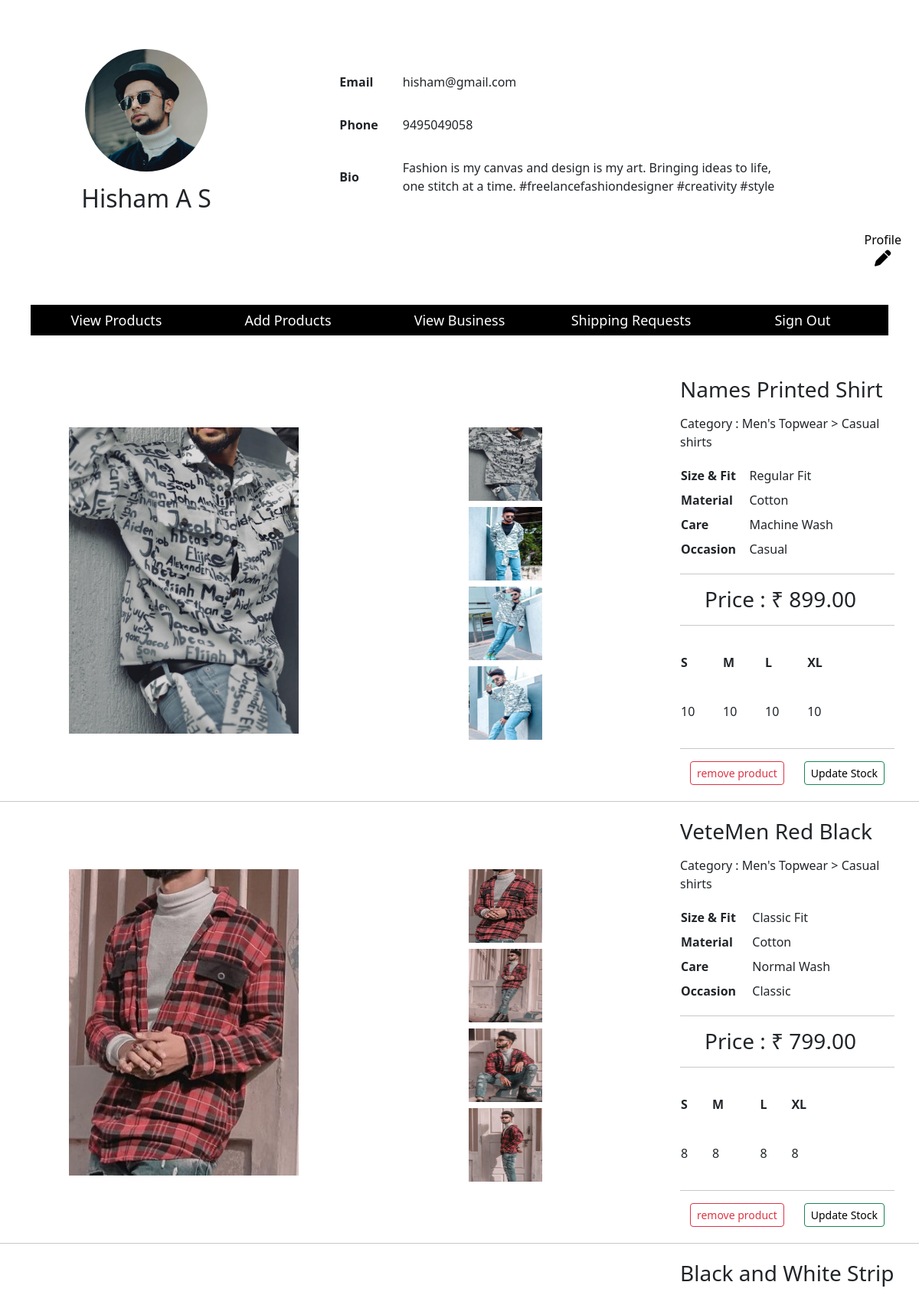
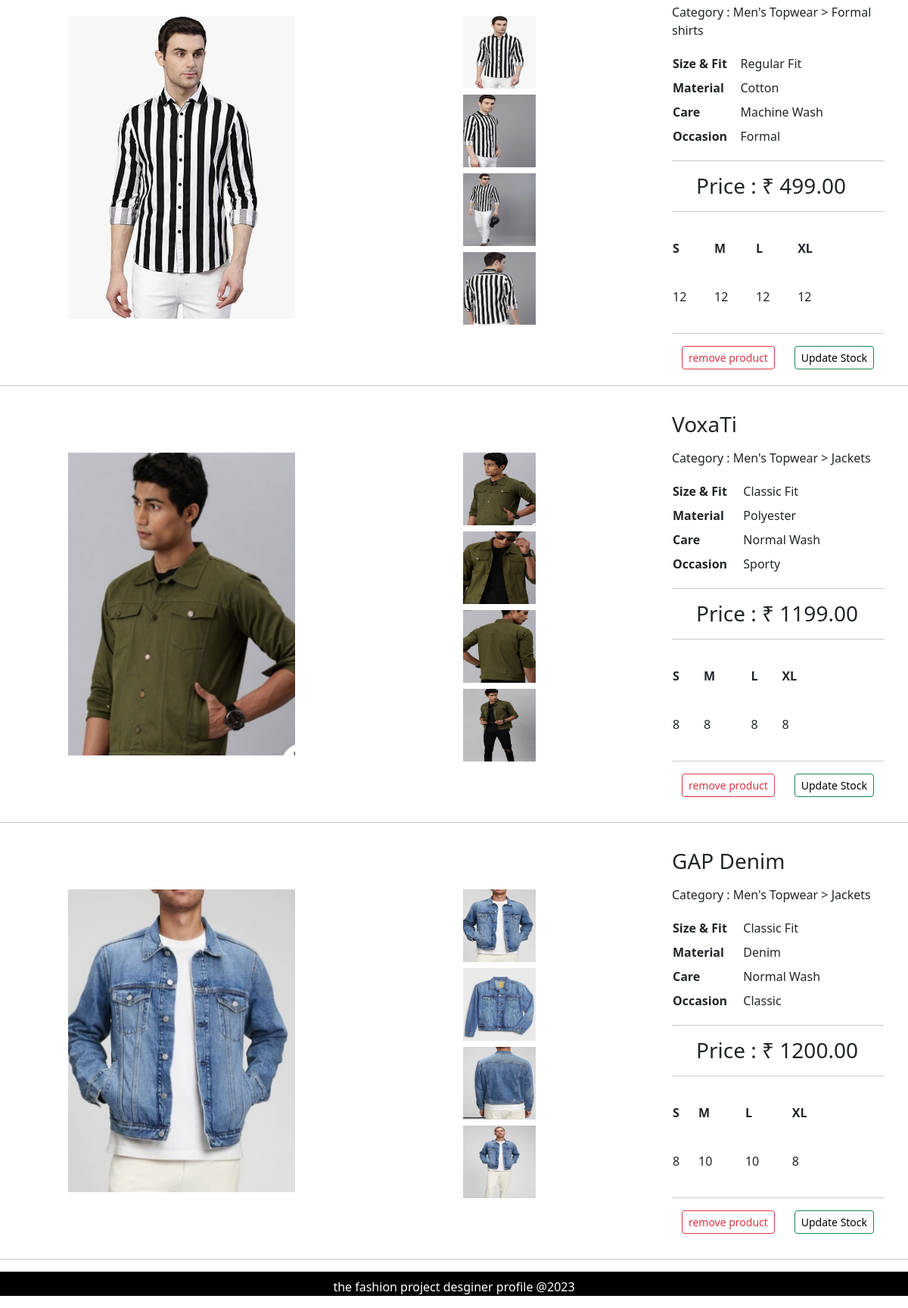
The page /designer (signed in) on the database as committed earlier (2 pictures, top to bottom).
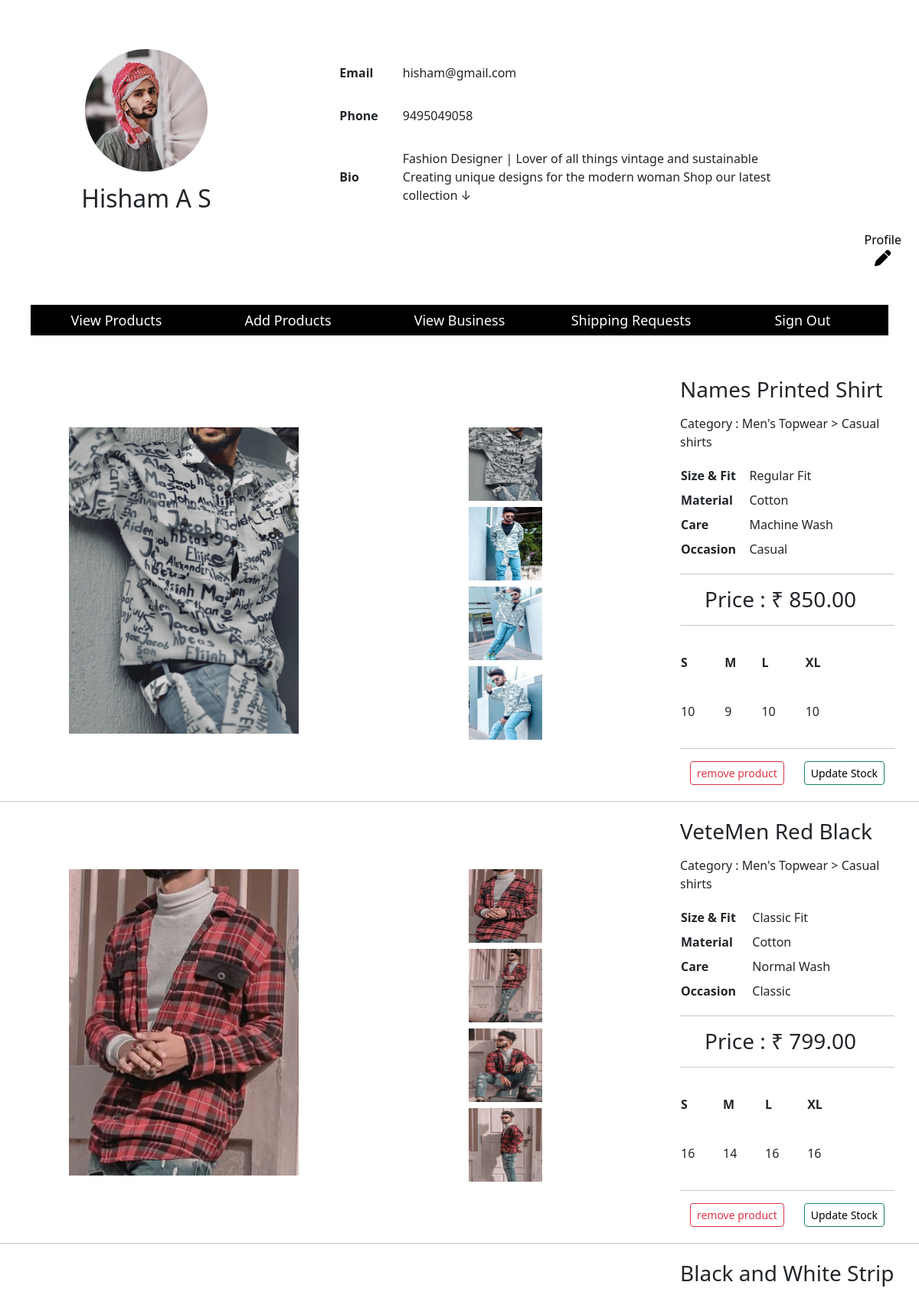
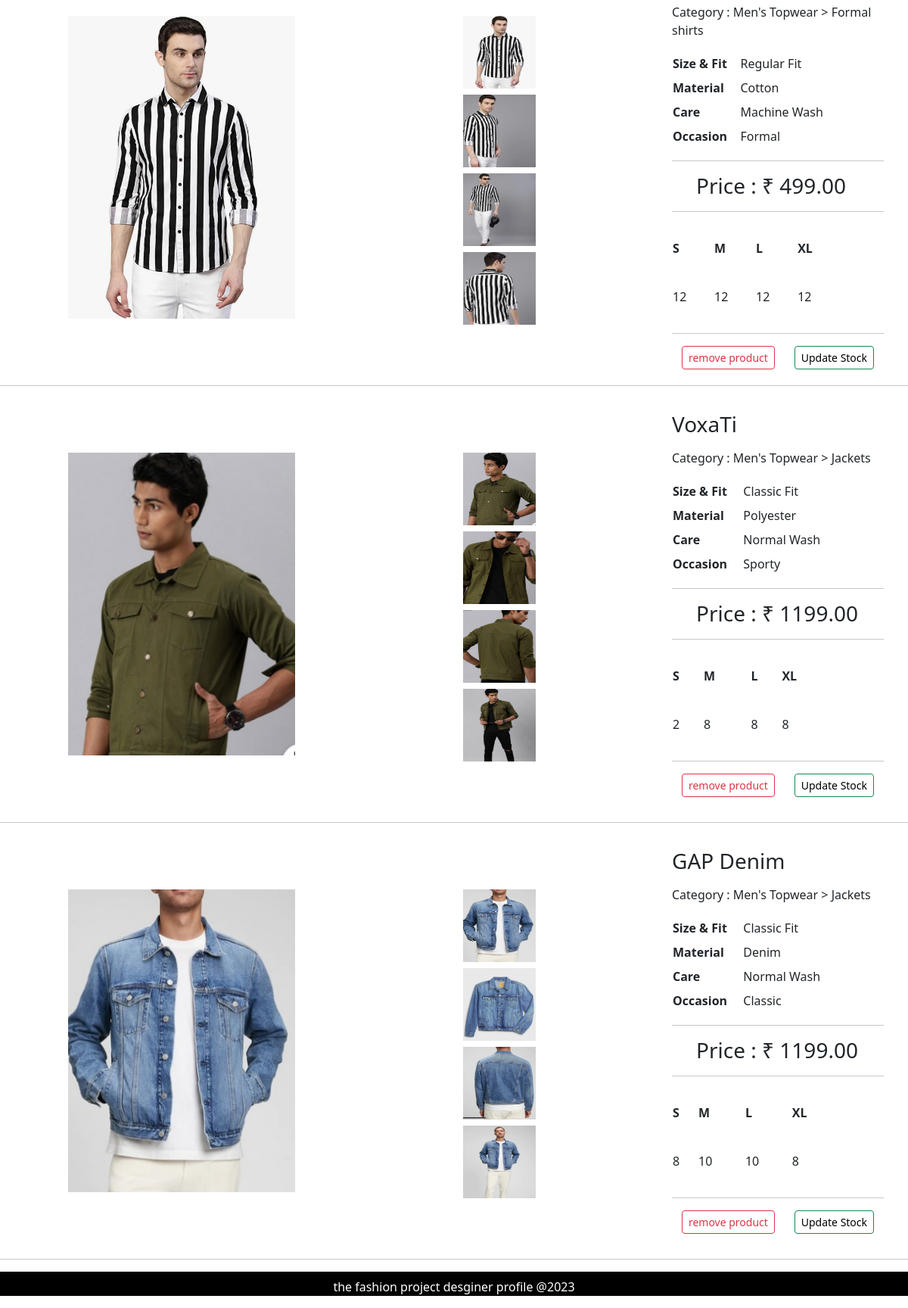
The same page on the database as committed later (2 pictures, top to bottom).
### account/models.py (models this page shows, shortened)
class Designer(models.Model):
    user = models.ForeignKey(User,on_delete=models.CASCADE)
    name = models.CharField(max_length=155,null=True,blank=True)
    email = models.EmailField(max_length=255, unique=True)
    phone = models.CharField(max_length=15,unique=True)
    bio = models.TextField(max_length=155,null=True,blank=True)
    logo = models.ImageField(upload_to='media/designer/logo',blank=True,null=True)
    def get_products(self):
        return Product.objects.filter(designer=self)

### designers/models.py (models this page shows, shortened)
class Product(models.Model):
    designer = models.ForeignKey('account.Designer', on_delete=models.CASCADE, null=True)
    prd_name = models.CharField(max_length=255)
    category1 = models.CharField(max_length=255)
    category2 = models.CharField(max_length=255, blank=True)
    price = models.DecimalField(max_digits=10, decimal_places=2)
    fit = models.CharField(max_length=255)
    care = models.CharField(max_length=255)
    material = models.CharField(max_length=255)
    occasion = models.CharField(max_length=255)
    image1 = models.ImageField(upload_to='media/product_images/')
    image2 = models.ImageField(upload_to='media/product_images/')
    image3 = models.ImageField(upload_to='media/product_images/')
    image4 = models.ImageField(upload_to='media/product_images/')
    small = models.PositiveIntegerField()
    medium = models.PositiveIntegerField()
    large = models.PositiveIntegerField()
    extra_large = models.PositiveIntegerField()
    class Meta:
        unique_together = ('prd_name', 'designer')

### designers/views.py (the view)
# urls.py: path('designer',designer_dashboard, name='designer_dashboard'),
def designer_dashboard(request):
    user = request.user
    designer = Designer.objects.get(user=user)
    if request.method == 'POST':
        form = DesignerProfileForm(request.POST, request.FILES, instance=designer)
        if form.is_valid():
            form.save()
            messages.success(request, 'Your profile has been updated!')
    else:
        form = DesignerProfileForm(instance=designer)
    return render(request, 'designerViewProducts.html', {'form': form})

### designers/context_processors.py (called while the page is built)
def designer_context_processor(request):
    designer = None
    if request.user.is_authenticated:
        try:
            designer = Designer.objects.get(user=request.user)
        except Designer.DoesNotExist:
            pass
    return {'designer': designer}

### templates/designerViewProducts.html (shortened to what this page needs)
{% extends 'designer_base.html' %}
{% load static %}
{% block content %}
{% if designer.get_products %}
    {% for product in designer.get_products %}
<div class="prd-det">
    <div class="sec-2">
        <img id="mainImage{{product.pk}}" src="{{ product.image1.url }}" alt="{{ product.prd_name }}">
    </div>
    <div class="sec-1">
        <img src="{{ product.image1.url }}" alt="{{ product.prd_name }}" onclick="changeImage('{{ product.pk }}', this)">
        <img src="{{ product.image2.url }}" alt="{{ product.prd_name }}" onclick="changeImage('{{ product.pk }}', this)">
        <img src="{{ product.image3.url }}" alt="{{ product.prd_name }}" onclick="changeImage('{{ product.pk }}', this)">
        <img src="{{ product.image4.url }}" alt="{{ product.prd_name }}" onclick="changeImage('{{ product.pk }}', this)">
    </div>
    <div class="sec-3">
        <div>
            <h3>{{ product.prd_name }}</h3>
            <p>
        <p>Category : {{ product.category1 }} {% if product.category2 %} > {{ product.category2 }}{% endif %}</p>
            </p>
            <table>
                <tr>
                    <td class="sp-tt">Size & Fit</td>
                    <td class="sp-td">{{ product.fit }}</td>
                </tr>
                <tr>
                    <td class="sp-tt">Material</td>
                    <td class="sp-td">{{ product.material }}</td>
                </tr>
                <tr>
                    <td class="sp-tt">Care</td>
                    <td class="sp-td">{{ product.care }}</td>
                </tr>
                <tr>
                    <td class="sp-tt">Occasion</td>
                    <td class="sp-td">{{ product.occasion }}</td>
                </tr>
            </table>
            <hr>
                        <h3 id="pr" style="padding-right: 1rem;">Price : &#x20b9; {{ product.price }}</h3>
            <hr>
            <table>
                <tr>
                    <th>S</th>
                    <th>M</th>
                    <th>L</th>
                    <th>XL</th>
                </tr>
                <tr>
                    <td>{{ product.small }}</td>
                    <td>{{ product.medium }}</td>
                    <td>{{ product.large }}</td>
                    <td>{{ product.extra_large }}</td>
                </tr>
            </table>
            <hr>
            <div style="display: flex; flex-direction: row; justify-content: space-around;">
                <form method="post" action="{% url 'delete_product' product.pk %}">
                  <button type="submit" class="btn btn-outline-danger btn-sm" onclick="return confirmDelete();">remove product</button>
                </form>
  <a href="{% url 'update' pk=product.pk %}" class="btn btn-outline-success btn-sm">Update Stock</a>
            </div>
        </div>
    </div>
</div>
<hr>
    {% endfor %}
{% else %}
<br>
  <h3 style="text-align: center;">No products found.</h3>
  <br>
  <br>
  <br>
{% endif %}
{% endblock%}

### templates/designer_base.html (shortened to what this page needs)
{% load static %}
<!DOCTYPE html>
<html lang="en">
<head>
    <link rel="stylesheet" href="{% static 'css/style1.css' %}">
    <link rel="stylesheet" href="{% static 'css/style2.css' %}">
    <link rel="stylesheet" href="{% static 'css/style3.css' %}">
    <link rel="stylesheet" href="{% static 'css/desgStyle.css' %}">
    <link rel="stylesheet" href="{% static 'css/desgStyle1.css' %}">
    <link rel="stylesheet" href="https://cdnjs.cloudflare.com/ajax/libs/font-awesome/6.3.0/css/all.min.css" />
    <link rel="stylesheet" href="https://cdnjs.cloudflare.com/ajax/libs/font-awesome/5.15.3/css/all.min.css" />
    <link href="https://cdn.jsdelivr.net/npm/bootstrap@5.3.0-alpha1/dist/css/bootstrap.min.css" rel="stylesheet">
</head>
<body>
<div class="desig-prof">
    <div class="desig-head">
        {% if designer.logo %}
            <div class="dp">
                <img src="{{ designer.logo.url }}" alt="lll">
            </div>
        {% else %}
            <div class="dp">
                <img src="/static/imges/user.png" alt="Default DP">
            </div>
        {% endif %}
        <h2>{{ designer.name }}</h2>
    </div>
    <div class="bio">
        <table>
            <tr>
                <td class="bold">Email</td>
                <td>{{ designer.email }}</td>
            </tr>
            <tr>
                <td class="bold">Phone</td>
                <td>{{ designer.phone }}</td>
            </tr>
            <tr>
                <td class="bold">Bio</td>
                <td>{{ designer.bio }}</td>
            </tr>
        </table>
    </div>
    <div class="prf-edit">
        <a href="{% url 'edit_info' %}"><button title="edit profile" type="submit">Profile<i class="fa-solid fa-pen fa-lg"></i></button></a>
    </div>
</div>
<div class="des-btns">
    <a href="{% url 'designer_dashboard' %}"><button>View Products</button></a>
    <a href="{% url 'addPrd' %}"><button>Add Products</button></a>
    <a href="{% url 'designer_business' designer_id=designer.id %}"><button>View Business</button></a>
    <a href="{% url 'designer_orders' %}"><button>Shipping Requests</button></a>
    <a href="{% url 'logout_view' %}"><button>Sign Out</button></a>
</div>
{% block content %}
{% endblock %}
<div class="footer-desg">
    <p>the fashion project desginer profile @2023</p>
</div>
</body>
</html>

Rows that differ between the two databases and show on the page:
changed Designer "Hisham A S": logo: a different picture; bio "Fashion is my canvas and design is my art. Bringing ideas to life, one stitch at a time. #freelancefashiondesigner #creativity #style" → "Fashion Designer | Lover of all things vintage and sustainable Creating unique designs for the modern woman Shop our latest collection ↓"
changed Product "Names Printed Shirt": price "899.00" → "850.00"; medium "10" → "9"
changed Product "VeteMen Red Black": small "8" → "16"; medium "8" → "14"; large "8" → "16"; extra_large "8" → "16"
changed Product "VoxaTi": small "8" → "2"
changed Product "GAP Denim": price "1200.00" → "1199.00"
